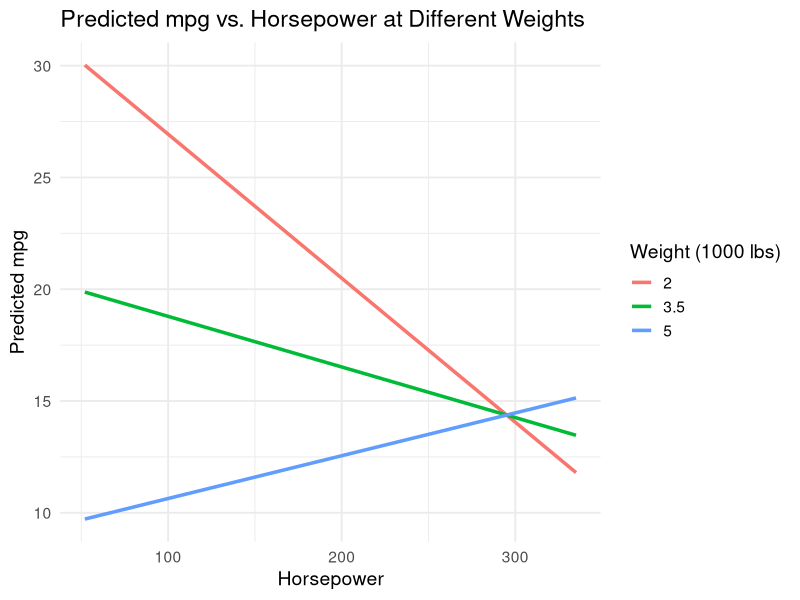

The R script that drew this image:
## ---- chunk 1
library(ggplot2)
library(tidyverse)
## ---- chunk 2
# Load the mtcars dataset
data(mtcars)
# Display basic information about the dataset
head(mtcars)
## ---- chunk 3
summary(mtcars)
## ---- chunk 4
# Model 1: mpg ~ hp + wt + hp*wt
model1 <- lm(mpg ~ hp + wt + hp*wt, data = mtcars)
summary(model1)

# Extract R-squared values for comparison
cat("Model 1 R-squared:", summary(model1)$r.squared, "\n")
cat("Model 1 Adjusted R-squared:", summary(model1)$adj.r.squared, "\n")
## ---- chunk 5
# Visualising the interaction effect

# Create a grid of values for predictions
newdata <- expand.grid(
  hp = seq(min(mtcars$hp), max(mtcars$hp), length.out = 100),
  wt = c(2, 3.5, 5) # choose three representative weights (1000 lbs units)
)

# Add predictions
newdata$mpg_pred <- predict(model1, newdata)

# Plot
ggplot(newdata, aes(x = hp, y = mpg_pred, colour = factor(wt))) +
  geom_line(size = 1.2) +
  labs(
    title = "Predicted mpg vs. Horsepower at Different Weights",
    x = "Horsepower",
    y = "Predicted mpg",
    colour = "Weight (1000 lbs)"
  ) +
  theme_minimal(base_size = 14)
## ---- chunk 6
# Create mean-centered variables
mtcars$hp_centered <- mtcars$hp - mean(mtcars$hp)
mtcars$wt_centered <- mtcars$wt - mean(mtcars$wt)

# Model 2: mpg ~ hp_centered + wt_centered + hp_centered*wt_centered
model2 <- lm(mpg ~ hp_centered + wt_centered + hp_centered*wt_centered, data = mtcars)

# Summary of stats of model2
summary(model2)

# Extract R-squared values for comparison
cat("Model 2 R-squared:", summary(model2)$r.squared, "\n")
cat("Model 2 Adjusted R-squared:", summary(model2)$adj.r.squared, "\n")
## ---- chunk 7
# Model 3: mpg ~ hp_centered:wt_centered (only interaction, no main effects)
model3 <- lm(mpg ~ hp_centered:wt_centered, data = mtcars)
summary(model3)

# Extract R-squared values for comparison
cat("Model 3 R-squared:", summary(model3)$r.squared, "\n")
cat("Model 3 Adjusted R-squared:", summary(model3)$adj.r.squared, "\n")
## ---- chunk 8
# Create a comparison table of R-squared values
r_squared_comparison <- data.frame(
  Model = c("Model 1", "Model 2", "Model 3"),
  R_squared = c(summary(model1)$r.squared, summary(model2)$r.squared, summary(model3)$r.squared),
  Adj_R_squared = c(summary(model1)$adj.r.squared, summary(model2)$adj.r.squared, summary(model3)$adj.r.squared),
  F_statistic = c(summary(model1)$fstatistic[1], summary(model2)$fstatistic[1], summary(model3)$fstatistic[1]),
  P_value = c(pf(summary(model1)$fstatistic[1], summary(model1)$fstatistic[2], summary(model1)$fstatistic[3], lower.tail = FALSE),
              pf(summary(model2)$fstatistic[1], summary(model2)$fstatistic[2], summary(model2)$fstatistic[3], lower.tail = FALSE),
              pf(summary(model3)$fstatistic[1], summary(model3)$fstatistic[2], summary(model3)$fstatistic[3], lower.tail = FALSE))
)

print(r_squared_comparison)
## ---- chunk 9
# Verification 1: Check that Models 1 and 2 produce identical predictions
predictions1 <- predict(model1, mtcars)
predictions2 <- predict(model2, mtcars)
cat("Are Model 1 and Model 2 predictions identical?", all.equal(predictions1, predictions2), "\n")

# Verification 2: Calculate marginal effects manually from Model 1
hp_mean <- mean(mtcars$hp)
wt_mean <- mean(mtcars$wt)

# Marginal effect of hp at mean wt from Model 1
marginal_hp_model1 <- -0.12010 + 0.02785 * wt_mean
cat("Marginal effect of hp at mean wt (Model 1):", marginal_hp_model1, "\n")
cat("hp coefficient in Model 2:", coef(model2)["hp_centered"], "\n")
cat("Difference:", abs(marginal_hp_model1 - coef(model2)["hp_centered"]), "\n")

# Marginal effect of wt at mean hp from Model 1  
marginal_wt_model1 <- -8.21662 + 0.02785 * hp_mean
cat("Marginal effect of wt at mean hp (Model 1):", marginal_wt_model1, "\n")
cat("wt coefficient in Model 2:", coef(model2)["wt_centered"], "\n")
cat("Difference:", abs(marginal_wt_model1 - coef(model2)["wt_centered"]), "\n")

# Verification 3: Show that Model 3's poor fit is due to missing main effects
cat("\nModel 3 explains only", round(summary(model3)$r.squared * 100, 1), "% of variance\n")
cat("Model 1 explains", round(summary(model1)$r.squared * 100, 1), "% of variance\n")
cat("Loss from removing main effects:", round((summary(model1)$r.squared - summary(model3)$r.squared) * 100, 1), "percentage points\n")
